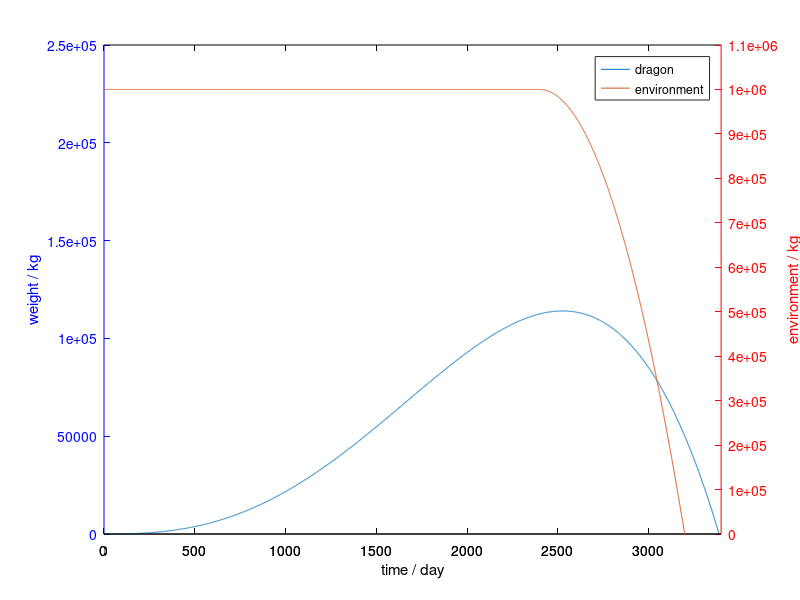

Write the MATLAB code that produced this figure.
clear
x = 0:0.8:3400;
y1 = 25000*(-2*(x./1600).^4+4*(x./1600).^3+0.5*(x./1600).^2);
n = 1;
for i=0:0.01:42.5
    y2(n)=10e5;
    m = n/1000;
    if i>30
        y2(n) = 100000*(-10*m^2+60*m-80);
    end
    n = n+1;
end
% plot(y1,'Color','r');
% hold on;
% plot(1:1:4001,y2,'Color','b');
% set(gca,'Ylim',[0,12e5],'Xlim',[0,5000])


[AX,H1,H2] = plotyy(x,y1,x,y2,'plot');
set(AX(1),'XColor','k','YColor','b','Ylim',[0,250000],'YTick',0:50000:250000);
set(AX(2),'XColor','k','YColor','r','Ylim',[0,11e5],'YTick',0:1e5:11e5);

HH1=get(AX(1),'Ylabel');
set(HH1,'String','weight / kg');


HH2=get(AX(2),'Ylabel');
set(HH2,'String','environment / kg');
xlabel('time / day');
legend([H1,H2],{'dragon';'environment'});